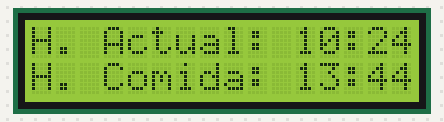
Bench run of a sketch on a simulated Arduino Uno, built with avr-gcc and run on an emulated ATmega328P. Parts: 16×2 character LCD. The local clock reads 2024-03-15 10:24:30 at power-on unless the sketch sets it.

Above: at 0.2 s.
At 30.1 s:
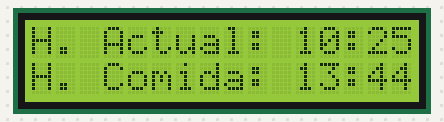
At 90.1 s:
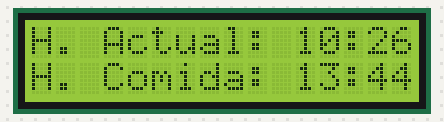

The sketch:

Dispensador.ino
```cpp
#include <Wire.h> //incluimos libreria para RTC
#include <Servo.h> //incluimos libreria para ServoMotor
#include "RTClib.h" //incluimos libreria para RTC
#include <Adafruit_I2CDevice.h> //incluimos libreria complementaria para el modulo I2C
#include <LiquidCrystal_I2C.h> //incluimos libreria para LCD

RTC_DS1307 rtc; //definimos el modelo del modulo a usar
int meca; // declaramos variable para ciclo de activacion
LiquidCrystal_I2C lcd(0x27,16,2);

Servo myservo; //declaramos el servo

DateTime now;
byte hour, minute;
String h,m;

int feedHour = 13; //hora para activar el Dispensador
int feedMin = 44; //minuto para Activar dispensador
boolean foodTime = true; //variable para controlar la activacion del dispensador

void setup(){
  Wire.begin();
  rtc.begin();
  lcd.init();
  lcd.backlight();
  lcd.clear();
}

void loop(){
  now = rtc.now();
  printTime(now);

  if ((feedHour == now.hour()) && (feedMin == now.minute()) && foodTime){
    feed(); //rutina para activar dispensador
  }

 /* Se utiliza 'foodTime' para que la comida no se sirva dos veces si la rutina no de alimentacion
     finaliza en menos de un minuto **/
  if(feedMin != now.minute()){
    foodTime = true;
  }
}

void feed(){
  lcd.clear(); //se limpia la terminal
  lcd.setCursor(0,0); //se escribe en la linea cero y columna cero
  lcd.print("Sirviendo comida");

  myservo.attach(9); //conexion del ServoMotor

  //ciclo para ejecutar tres veces el mecanismo
  for (meca = 1; meca <= 3; meca++ ){
    // Desplazamos a la posición 45º
    myservo.write(45);
    delay(1000);  // Esperamos 1 segundo

    // Desplazamos a la posición 3º
    myservo.write(3);
    delay(1000);  // Esperamos 1 segundo

  }
   myservo.detach(); //Desconexion del ServoMotor
   foodTime = false; //Se cambia la variable de foodtime
}

void printTime(DateTime t){
  //imprimir hora actual
  lcd.setCursor(0, 0);
  lcd.print("H. Actual: ");
  hour = t.hour();
  if (hour < 10){
    h = "0" + String(hour);
  }else{
    h = String(hour);
  }
  lcd.print(h);
  lcd.print(':');
  minute = t.minute();
  if (minute < 10) {
    m = "0" + String(minute);
  }else{
    m = String(minute);
  }
  lcd.print(m);

//cuando se activa el dispensador
  lcd.setCursor(0, 1);
  lcd.print("H. Comida: ");
  if (feedHour < 10){
    h = "0" + String(feedHour);
  }else{
    h = String(feedHour);
  }
  lcd.print(h);
  lcd.print(':');
  if (feedMin < 10){
    m = "0" + String(feedMin);
  }else{
    m = String(feedMin);
  }
  lcd.print(m);
}
```

Measured:
- what the display in image 1 shows lasts 60.0 s, from 30.1 s to 90.1 s
